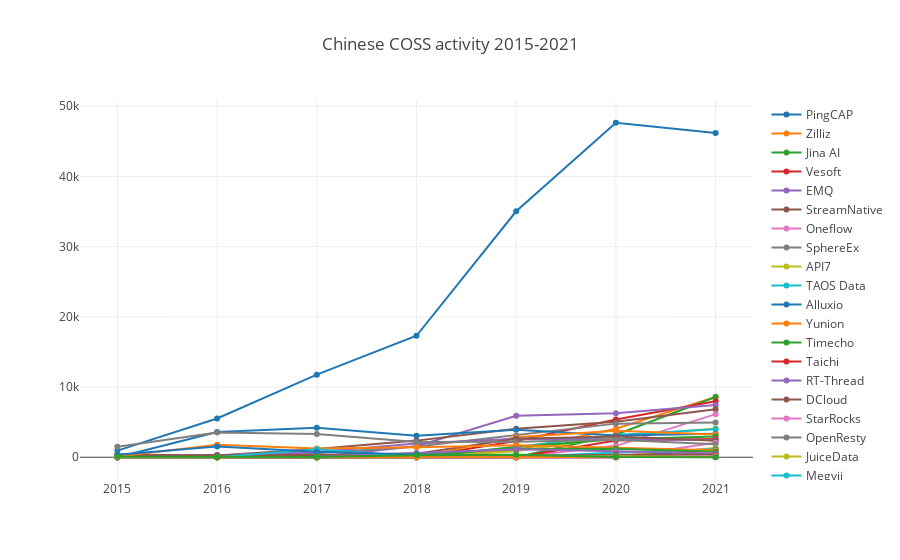

Notebook code cell kept with this figure:
### Markdown cell above
## Activity for Chinese COSS

### Code cell
openDigger.index.activity.getRepoActivityWithDetail({
    labelIntersect: [':companies/coss', ':regions/China'],
    startYear: 2015,
    endYear: 2021,
    startMonth: 1,
    endMonth: 12,
    groupTimeRange: 'year',
    groupBy: 'Company',
    limit: -1
}).then(data => {
    openDigger.render.plotly(data.map(row => {
        return {
            x: [2015, 2016, 2017, 2018, 2019, 2020, 2021],
            y: row.activity,
            name: row.name
        };
    }), {title: 'Chinese COSS activity 2015-2021'});
});

### Figure 1 — Plotly figure (JSON) as saved in the notebook; plotly's stock layout.template omitted (floating-point values rounded to 4 significant figures)
{"data": [{"name": "PingCAP", "x": [2015, 2016, 2017, 2018, 2019, 2020, 2021], "y": [946.6, 5520.0, 11770.0, 17300.0, 35040.0, 47650.0, 46200.0]}, {"name": "Zilliz", "x": [2015, 2016, 2017, 2018, 2019, 2020, 2021], "y": [0, 0, 0, 0, 1012.0, 4058.0, 8601.0]}, {"name": "Jina AI", "x": [2015, 2016, 2017, 2018, 2019, 2020, 2021], "y": [0, 0, 0, 0, 0, 3206.0, 8589.0]}, {"name": "Vesoft", "x": [2015, 2016, 2017, 2018, 2019, 2020, 2021], "y": [0, 0, 0, 0, 2316.0, 5379.0, 7964.0]}, {"name": "EMQ", "x": [2015, 2016, 2017, 2018, 2019, 2020, 2021], "y": [0, 0, 60.68, 1577.0, 5899.0, 6261.0, 7451.0]}, {"name": "StreamNative", "x": [2015, 2016, 2017, 2018, 2019, 2020, 2021], "y": [0, 254.2, 1177.0, 2370.0, 4058.0, 5059.0, 6829.0]}, {"name": "Oneflow", "x": [2015, 2016, 2017, 2018, 2019, 2020, 2021], "y": [0, 0, 0, 0, 14.23, 1624.0, 6141.0]}, {"name": "SphereEx", "x": [2015, 2016, 2017, 2018, 2019, 2020, 2021], "y": [0, 325.3, 572.5, 1517.0, 3109.0, 4789.0, 4954.0]}, {"name": "API7", "x": [2015, 2016, 2017, 2018, 2019, 2020, 2021], "y": [0, 0, 0, 0, 846.5, 2958.0, 4107.0]}, {"name": "TAOS Data", "x": [2015, 2016, 2017, 2018, 2019, 2020, 2021], "y": [0, 0, 0, 0, 1446.0, 3171.0, 3993.0]}, {"name": "Alluxio", "x": [2015, 2016, 2017, 2018, 2019, 2020, 2021], "y": [0, 3596.0, 4207.0, 3072.0, 3922.0, 3102.0, 3346.0]}, {"name": "Yunion", "x": [2015, 2016, 2017, 2018, 2019, 2020, 2021], "y": [0, 0, 0, 29.04, 2843.0, 3785.0, 3252.0]}, {"name": "Timecho", "x": [2015, 2016, 2017, 2018, 2019, 2020, 2021], "y": [0, 0, 0, 0, 1461.0, 2558.0, 2951.0]}, {"name": "Taichi", "x": [2015, 2016, 2017, 2018, 2019, 2020, 2021], "y": [0, 0, 0, 0, 0, 2382.0, 2592.0]}, {"name": "RT-Thread", "x": [2015, 2016, 2017, 2018, 2019, 2020, 2021], "y": [397.3, 247.6, 763.8, 1955.0, 2620.0, 2540.0, 2463.0]}, {"name": "DCloud", "x": [2015, 2016, 2017, 2018, 2019, 2020, 2021], "y": [288.2, 275.3, 338.0, 517.0, 2618.0, 2948.0, 2342.0]}, {"name": "StarRocks", "x": [2015, 2016, 2017, 2018, 2019, 2020, 2021], "y": [0, 0, 0, 0, 0, 0, 2073.0]}, {"name": "OpenResty", "x": [2015, 2016, 2017, 2018, 2019, 2020, 2021], "y": [1501.0, 3521.0, 3302.0, 2188.0, 2217.0, 2490.0, 1851.0]}, {"name": "JuiceData", "x": [2015, 2016, 2017, 2018, 2019, 2020, 2021], "y": [0, 0, 0, 20.28, 62.68, 157.8, 1307.0]}, {"name": "Megvii", "x": [2015, 2016, 2017, 2018, 2019, 2020, 2021], "y": [0, 0, 0, 0, 0, 670.6, 1124.0]}, {"name": "KodeRover", "x": [2015, 2016, 2017, 2018, 2019, 2020, 2021], "y": [0, 0, 0, 0, 0, 0, 1092.0]}, {"name": "ThinkPHP", "x": [2015, 2016, 2017, 2018, 2019, 2020, 2021], "y": [108.1, 1771.0, 1236.0, 1408.0, 1693.0, 1321.0, 993.9]}, {"name": "Goodrain", "x": [2015, 2016, 2017, 2018, 2019, 2020, 2021], "y": [0, 2.24, 54.64, 466.2, 1158.0, 1227.0, 774.1]}, {"name": "Matrix Origin", "x": [2015, 2016, 2017, 2018, 2019, 2020, 2021], "y": [0, 0, 0, 0, 0, 0, 551.9]}, {"name": "Kyligence", "x": [2015, 2016, 2017, 2018, 2019, 2020, 2021], "y": [43.11, 55.77, 85.39, 618.4, 1138.0, 864.3, 517.5]}, {"name": "Chatopera", "x": [2015, 2016, 2017, 2018, 2019, 2020, 2021], "y": [0, 0, 0, 89.21, 181.2, 340.4, 386.4]}, {"name": "Galaxy Future", "x": [2015, 2016, 2017, 2018, 2019, 2020, 2021], "y": [0, 0, 0, 0, 0, 0, 178.7]}, {"name": "Cloud Wise", "x": [2015, 2016, 2017, 2018, 2019, 2020, 2021], "y": [0, 0, 15.04, 1.41, 0, 0, 54.96]}, {"name": "GAAS", "x": [2015, 2016, 2017, 2018, 2019, 2020, 2021], "y": [0, 0, 0, 0, 199.8, 114.4, 52.96]}, {"name": "ZStack", "x": [2015, 2016, 2017, 2018, 2019, 2020, 2021], "y": [0, 0, 1155.0, 57.57, 52.07, 62.36, 39.25]}, {"name": "Oushu", "x": [2015, 2016, 2017, 2018, 2019, 2020, 2021], "y": [343.9, 1540.0, 777.0, 390.2, 129.3, 27.5, 38.01]}, {"name": "DataCanvas", "x": [2015, 2016, 2017, 2018, 2019, 2020, 2021], "y": [0, 0, 0, 0, 0, 0, 20.79]}, {"name": "SequoiaDB", "x": [2015, 2016, 2017, 2018, 2019, 2020, 2021], "y": [69.54, 22.49, 18.94, 296.3, 355.3, 19.63, 14.23]}], "layout": {"autosize": true, "title": {"text": "Chinese COSS activity 2015-2021"}, "xaxis": {"autorange": true, "range": [2015.0, 2021.0], "type": "linear"}, "yaxis": {"autorange": true, "range": [-3933.0, 51590.0], "type": "linear"}}}
